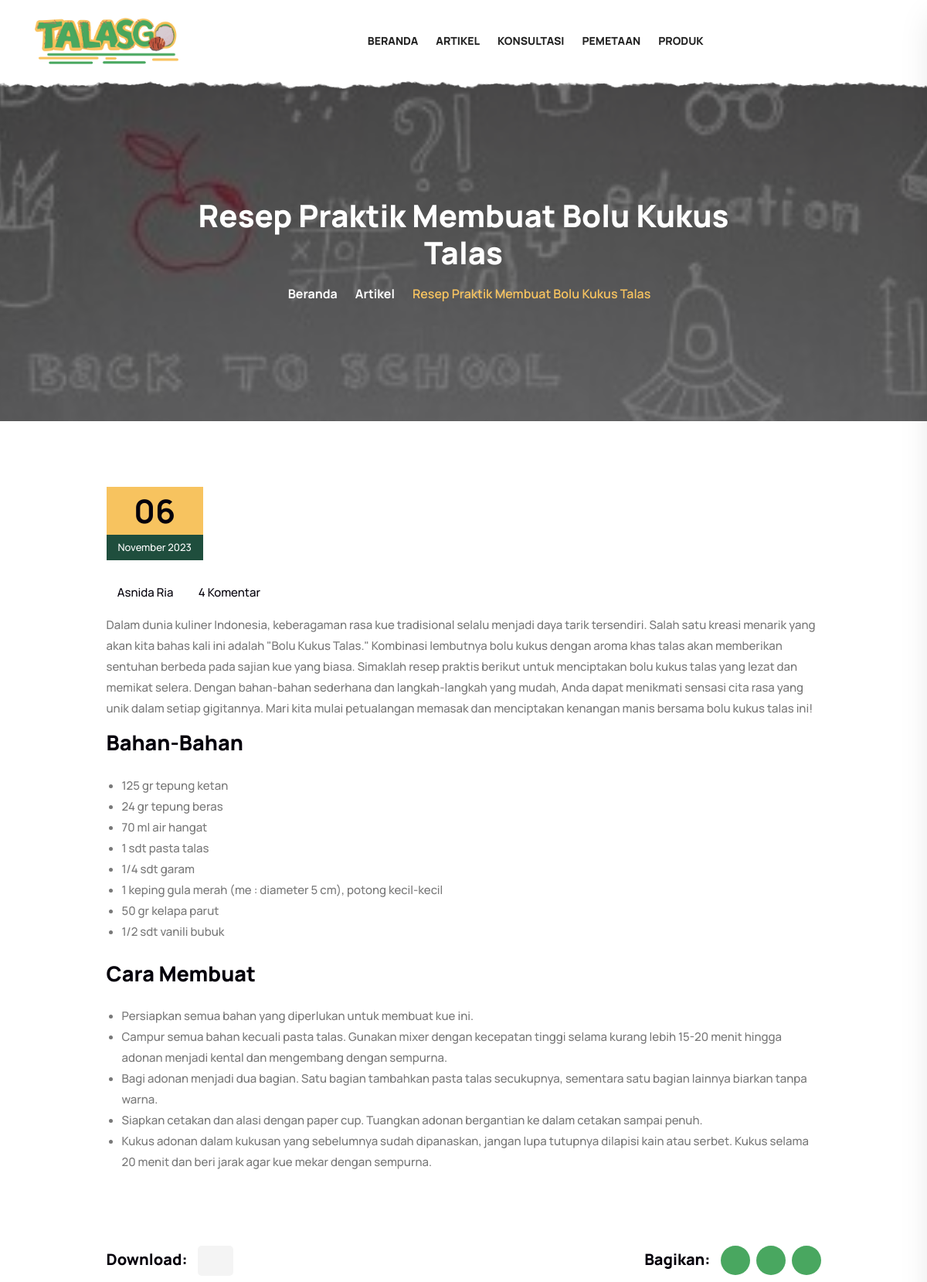
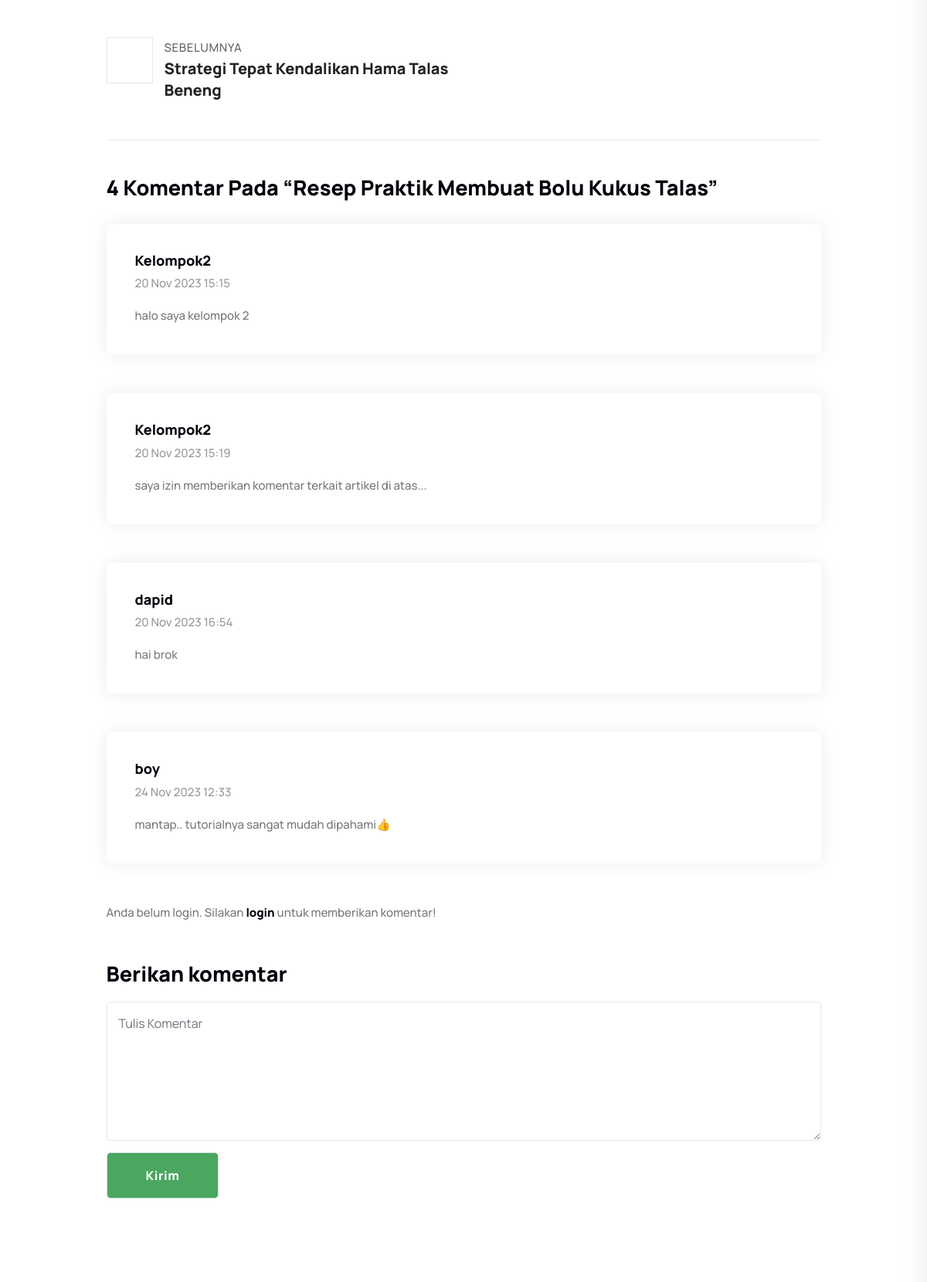
Screenshot of /TalasGo/detail-artikel.php?id=5 (upper part) with the database file from the repository (2 pictures, top to bottom).
### tables this page shows
CREATE TABLE `tbl_artikel` (
  `id` int(10) NOT NULL,
  `judulartikel` varchar(50) NOT NULL,
  `isiartikel` text NOT NULL,
  `tanggalpublish` datetime NOT NULL,
  `penulis` varchar(10) NOT NULL,
  `gambar` varchar(100) NOT NULL
);

CREATE TABLE `tbl_komentar` (
  `id_komentar` int(11) NOT NULL,
  `id_users` int(11) NOT NULL,
  `id_artikel` int(11) NOT NULL,
  `isi` text NOT NULL,
  `tanggalkomentar` datetime NOT NULL DEFAULT current_timestamp()
);

CREATE TABLE `users` (
  `id_users` int(11) NOT NULL,
  `name` varchar(100) NOT NULL,
  `email` varchar(100) NOT NULL,
  `username` varchar(100) NOT NULL,
  `password` varchar(100) NOT NULL,
  `role` varchar(7) NOT NULL,
  `nomorwa` varchar(20) NOT NULL
);

### TalasGo/functionArtikel.php (called while the page is built, shortened)
<?php
$db = mysqli_connect("localhost", "root", "", "talasgo");
function query($query) {
    global $db;
    $result = mysqli_query($db, $query);
    $rows = [];
    while($row = mysqli_fetch_assoc($result)) {
        $rows[] = $row;
    }
    return $rows;
}
function getArtikelSebelumnya($currentId) {
    global $db;
    $query = "SELECT id FROM tbl_artikel WHERE id < $currentId ORDER BY id DESC LIMIT 1";
    $result = mysqli_query($db, $query);
    $row = mysqli_fetch_assoc($result);
    return ($row) ? $row['id'] : null;
}
?>

### TalasGo/detail-artikel.php (the view, shortened to what this page needs)
<?php
    require "functionArtikel.php";
    $id = $_GET['id'];
    $artikel = query("SELECT * FROM tbl_artikel WHERE id = $id");
?>
<!DOCTYPE html>
<html lang="en">
  <head>
    <link href="assets/css/bootstrap.min.css" rel="stylesheet" />
    <link href="assets/css/font-awesome.min.css" rel="stylesheet" />
    <link href="assets/css/themify-icons.css" rel="stylesheet" />
    <link href="assets/css/elegant-icons.css" rel="stylesheet" />
    <link href="assets/css/flaticon-set.css" rel="stylesheet" />
    <link href="assets/css/magnific-popup.css" rel="stylesheet" />
    <link href="assets/css/swiper-bundle.min.css" rel="stylesheet" />
    <link href="assets/css/animate.css" rel="stylesheet" />
    <link href="assets/css/validnavs.css" rel="stylesheet" />
    <link href="assets/css/helper.css" rel="stylesheet" />
    <link href="assets/css/style.css" rel="stylesheet" />
    <link href="assets/css/unit-test.css" rel="stylesheet" />
    <link href="style.css" rel="stylesheet" />
  </head>
  <body>
    <header>
      <nav
        class="navbar mobile-sidenav inc-shape navbar-common navbar-sticky navbar-default validnavs"
      >
        <div
          class="container-full d-flex justify-content-between align-items-center"
        >
          <div class="navbar-header">
            <a class="navbar-brand" href="index.php">
              <img
                src="assets/img/logo talasgo terbaru.png"
                class="logo"
                alt="Logo"
              />
            </a>
          </div>
          <div class="collapse navbar-collapse" id="navbar-menu">
            <ul
              class="nav navbar-nav navbar-right"
              data-in="fadeInDown"
              data-out="fadeOutUp"
            >
              <li class="dropdown">
                <a href="index.php">Beranda</a>
              </li>
              <li class="dropdown">
                <a href="artikel.php">Artikel</a>
              </li>
              <li class="dropdown">
                <a href="src/chat_view.php">Konsultasi</a>
              </li>
              <li class="dropdown">
                <a href="index-map.php">Pemetaan</a>
              </li>
              <li class="dropdown">
                <a href="shop.php">Produk</a>
              </li>
            </ul>
          </div>
        </div>
      </nav>
    </header>
    <div
      class="breadcrumb-area text-center shadow dark bg-fixed text-light"
      style="background-image: url(assets/img/background-artikel.jpg)"
    >
      <div class="container">
        <div class="row">
          <div class="col-lg-8 offset-lg-2">
            <?php foreach($artikel as $row) : ?>
              <h1><?= $row["judulartikel"]; ?></h1>
              <nav aria-label="breadcrumb">
                <ol class="breadcrumb">
                  <li>
                    <a href="#"><i class="fas fa-home"></i>Beranda</a>
                  </li>
                  <li>
                    <a href="artikel.php"></i>Artikel</a>
                  </li>
                  <li class="active"><?= $row["judulartikel"]; ?></li>
                </ol>
              </nav>
            <?php endforeach; ?>
          </div>
        </div>
      </div>
    </div>
    <div class="blog-area single full-blog full-blog default-padding atas">
      <div class="container">
        <div class="blog-items">
          <div class="row">
            <div class="blog-content col-lg-10 offset-lg-1 col-md-12">
              <?php foreach($artikel as $row) : ?>
                <div class="blog-style-two item">
                  <div class="thumb">
                      <a href="#"
                        ><img src="Admin/Dason-PHP/assets/images/artikel/<?= $row["gambar"];?>" alt="Thumb"
                      /></a>
                      <div class="date">
                        <?php
                          $tanggal_database = $row["tanggalpublish"];
                          $tanggal_timestamp = strtotime($tanggal_database);
                          $tanggal = date("d", $tanggal_timestamp);
                          $bulan = date("F", $tanggal_timestamp);
                          $tahun = date("Y", $tanggal_timestamp);
                          echo "<strong>" . $tanggal . "</strong> <span>" . $bulan . " " . $tahun . "</span>";
                          ?>
                      </div>
                  </div>
                  <div class="info">
                    <div class="meta">
                      <ul>
                        <li>
                          <a href="#"><i class="fas fa-user-circle"></i><?= $row["penulis"]; ?></a>
                        </li>
                        <li>
                          <?php
                            $db = mysqli_connect("localhost", "root", "", "talasgo");
                            $id_artikel = $_GET["id"];
                            $query = "SELECT COUNT(*) AS comment_count FROM tbl_komentar WHERE id_artikel = $id_artikel";
                            $result = mysqli_query($db, $query);
                            $rowKomen = mysqli_fetch_assoc($result);
                            $comment_count = $rowKomen['comment_count'];
                          ?>
                          <a href="#"><i class="fas fa-comments"></i><?= $comment_count . " Komentar"; ?></a>
                        </li>
                      </ul>
                    </div>
                    <?= htmlspecialchars_decode($row["isiartikel"]); ?>
                  </div>
                </div>
              <?php endforeach; ?>
            </div>
          </div>
        </div>
      </div>
    </div>
    <div
    class="services-style-two-area bottom-less text-center default-padding-top">
    </div>
    <div class="blog-area single full-blog full-blog default-padding">
      <div class="container">
        <div class="blog-items">
          <div class="row">
            <div class="blog-content col-lg-10 offset-lg-1 col-md-12">
              <div class="post-tags share">
                <div class="tags">
                  <h4>Download:</h4>
                  <a href="cetakpdf.php?id=<?= $row["id"]; ?>" target="_blank">
                  </a>
                </div>
                <?php foreach($artikel as $row) : ?>
                  <div class="social">
                    <h4>Bagikan:</h4>
                    <ul>
                      <li>
                        <a class="whatsapp" href='https://wa.me/?text=Silakan kunjungi tautan ini untuk mengeksplor artikel "<?= $row["judulartikel"]; ?>": %20https://www.merdeka.com/jabar/7-resep-olahan-talas-enak-dan-mudah-dibuat-kln.html' target="_blank"
                          ><i class="fab fa-whatsapp"></i
                        ></a>
                      </li>
                      <li>
                        <a class="facebook" href='https://www.facebook.com/sharer/sharer.php?u=https://www.merdeka.com/jabar/7-resep-olahan-talas-enak-dan-mudah-dibuat-kln.html' target="_blank"
                          ><i class="fab fa-facebook"></i
                        ></a>
                      </li>
                      <li>
                        <a class="twitter" href='https://twitter.com/intent/tweet?text=Silakan kunjungi tautan ini untuk mengeksplor artikel "<?= $row["judulartikel"]; ?>": &url=https://www.merdeka.com/jabar/7-resep-olahan-talas-enak-dan-mudah-dibuat-kln.html' target="_blank"
                          ><i class="fab fa-twitter"></i
                        ></a>
                      </li>
                    </ul>
                  </div>
                <?php endforeach; ?>
              </div>
              <?php
                $idArtikelSebelumnya = getArtikelSebelumnya($id);
                $artikelSebelumnya = ($idArtikelSebelumnya) ? query("SELECT * FROM tbl_artikel WHERE id = $idArtikelSebelumnya") : null;
                ?>
              <div class="post-pagi-area">
                    <div class="post-previous">
                        <?php if ($artikelSebelumnya) : ?>
                            <?php foreach ($artikelSebelumnya as $row) : ?>
                                <a href="detail-artikel.php?id=<?= $row["id"]; ?>">
                                    <div class="icon">
                                        <i class="fas fa-angle-double-left"></i>
                                    </div>
                                    <div class="nav-title">
                                        Sebelumnya
                                        <h5><?= $row["judulartikel"]; ?></h5>
                                    </div>
                                </a>
                            <?php endforeach; ?>
                        <?php endif; ?>
                    </div>
                    <div class="post-next">
                    </div>
                </div>
              <div class="blog-comments">
                <div class="comments-area">
                  <div class="comments-title">
                  <?php
                    $db = mysqli_connect("localhost", "root", "", "talasgo");
                    $id_artikel = $_GET["id"];
                    $query = "SELECT COUNT(*) AS comment_count FROM tbl_komentar WHERE id_artikel = $id_artikel";
                    $result = mysqli_query($db, $query);
                    $row = mysqli_fetch_assoc($result);
                    $comment_count = $row['comment_count'];
                    foreach($artikel as $row) {
                      echo ' <h3> ' . $comment_count .' Komentar pada “'. $row["judulartikel"] .'”</h3>';
                     }
                     ?>
                      <?php
                      $db = mysqli_connect("localhost", "root", "", "talasgo");
                      $id_user = isset($_SESSION["user"]) ? $_SESSION["user"] : null;
                      $id_artikel = isset($_GET["id"]) ? $_GET["id"] : null;
                      $query = "SELECT k.*, u.*, a.* FROM tbl_komentar k
                                  JOIN tbl_artikel a ON k.id_artikel = a.id
                                  JOIN users u ON k.id_users = u.id_users WHERE k.id_artikel = $id_artikel";
                      $result = mysqli_query($db, $query);
                      $rows = [];
                      while ($row = mysqli_fetch_assoc($result)) {
                          $rows[] = $row;
                      }
                      foreach ($rows as $row) {
                        $tanggalkomentar = isset($row["tanggalkomentar"]) ? date("d M Y H:i", strtotime($row["tanggalkomentar"])) : "Tanggal tidak tersedia";
                        echo '
                        <div class="comments-list">
                            <div class="comment-item">
                                <div class="content">
                                    <div class="title">
                                        <h5>' . $row["name"] . '<span class="reply">' . (isset($_SESSION["user"]) ? '<a href="#"><i class="fas fa-reply"></i> Balas</a>' : '') . '</span></h5>
                                        <span>' . $tanggalkomentar . '</span>
                                    </div>
                                    <p>' . $row["isi"] . '</p>
                                </div>
                            </div>
                        </div>';
                    }
                    if ($id_user === null) {
                      echo '<p>Anda belum login. Silakan <a href="Admin/Dason-PHP/login.php">login</a> untuk memberikan komentar!</p>';
                  }
                  ?>
                  </div>
                  <div class="comments-form">
                    <div class="title">
                      <h3>Berikan komentar</h3>
                    </div>
                    <form action="tambahkomentar.php" class="contact-comments" method="POST">
                      <div class="row">
                        <div class="col-md-12">
                          <div class="form-group comments">
                            <textarea
                              name="isi"
                              class="form-control"
                              placeholder="Tulis Komentar"
                              required
                            ></textarea>
                          </div>
                          <div class="form-group full-width submit">
                            <button
                              class="btn btn-animation dark border"
                              type="submit"
                              name="submit"
                            >
                              Kirim
                            </button>
                          </div>
                        </div>
                      </div>
                    </form>
                  </div>
                </div>
              </div>
            </div>
          </div>
        </div>
      </div>
    </div>
  </body>
</html>

### TalasGo/assets/css/validnavs.css (style rules this page uses)
:root { --box-shadow: 0px 0px 20px 0px rgba(7, 20, 52, 0.1); --box-shadow-secondary: 0 6px 12px rgba(0, 0, 0, 0.175); --box-shadow-extra: 0 5px 50px 0 rgba(0, 0, 0, 0.15); --box-shadow-dark: 0px 0px 0px; }
.navbar { position: relative; padding: 0; }
.navbar .navbar-collapse.collapse { display: block !important; float: left; flex: inherit; }
.nav { padding-left: 0; margin-bottom: 0; list-style: none; display: block; }
.nav > li { position: relative; display: inline-block; }
.nav > li > a { position: relative; display: block; padding: 10px 15px; }
.navbar-brand > img { display: block; height: 60px; }
.navbar-brand { margin: 0; padding: 0; display: block; }
.nav:before, .nav:after, .navbar:before, .navbar:after, .navbar-header:before, .navbar-header:after, .navbar-collapse:before, .navbar-collapse:after { display: table; content: " "; }
.nav:after, .navbar:after, .navbar-header:after, .navbar-collapse:after { clear: both; }
nav.navbar.validnavs { background-color: var(--white); border-radius: 0; border: none; margin: 0; }
#navbar-menu { -webkit-animation-duration: 0.35s; animation-duration: 0.35s; }
.validnavs a { color: #232323; font-weight: 800; text-transform: capitalize; background: transparent; }
body { -webkit-transition: all 0.3s ease-in-out; -moz-transition: all 0.3s ease-in-out; -o-transition: all 0.3s ease-in-out; -ms-transition: all 0.3s ease-in-out; transition: all 0.3s ease-in-out; }
nav.navbar.validnavs { z-index: 100; padding: 10px 0; }
@media (min-width: 1024px) { nav.navbar ul.nav > li > a { padding: 30px 15px; font-weight: 800; font-size: 14px; text-transform: uppercase; } }
@media only screen and (min-width: 1200px) and (max-width: 1350px) { .navbar.validnavs.navbar-default .navbar-nav li a { padding: 30px 10px !important; font-size: 14px; } }

### rows the page displays
tbl_artikel: judulartikel "Resep Praktik Membuat Bolu Kukus Talas", tanggalpublish "06", tanggalpublish "November", tanggalpublish "2023", penulis "Asnida Ria", comment_count "4", isiartikel "Dalam dunia kuliner Indonesia, keberagaman rasa kue tradisional selalu menjadi daya tarik tersendiri. Salah satu kreasi menarik yang akan kita bahas kali ini adalah \"Bolu Kukus Talas.\" Kombinasi lembutnya bolu kukus dengan aroma khas talas akan memberikan sentuhan berbeda pada sajian kue yang biasa. Simaklah resep praktis berikut untuk menciptakan bolu kukus talas yang lezat dan memikat selera. Dengan bahan-bahan sederhana dan langkah-langkah yang mudah, Anda dapat menikmati sensasi cita rasa yang unik dalam setiap gigitannya. Mari kita mulai petualangan memasak dan menciptakan kenangan manis bersama bolu kukus talas ini! Bahan-Bahan 125 gr tepung ketan 24 gr tepung beras 70 ml air hangat 1…"
tbl_artikel: judulartikel "Strategi Tepat Kendalikan Hama Talas Beneng"
tbl_komentar: id_users.name "Kelompok2", tanggalkomentar "20 Nov 2023 15:15", isi "halo saya kelompok 2"
tbl_komentar: id_users.name "Kelompok2", tanggalkomentar "20 Nov 2023 15:19", isi "saya izin memberikan komentar terkait artikel di atas..."
tbl_komentar: id_users.name "dapid", tanggalkomentar "20 Nov 2023 16:54", isi "hai brok"
tbl_komentar: id_users.name "boy", tanggalkomentar "24 Nov 2023 12:33", isi "mantap.. tutorialnya sangat mudah dipahami👍"
